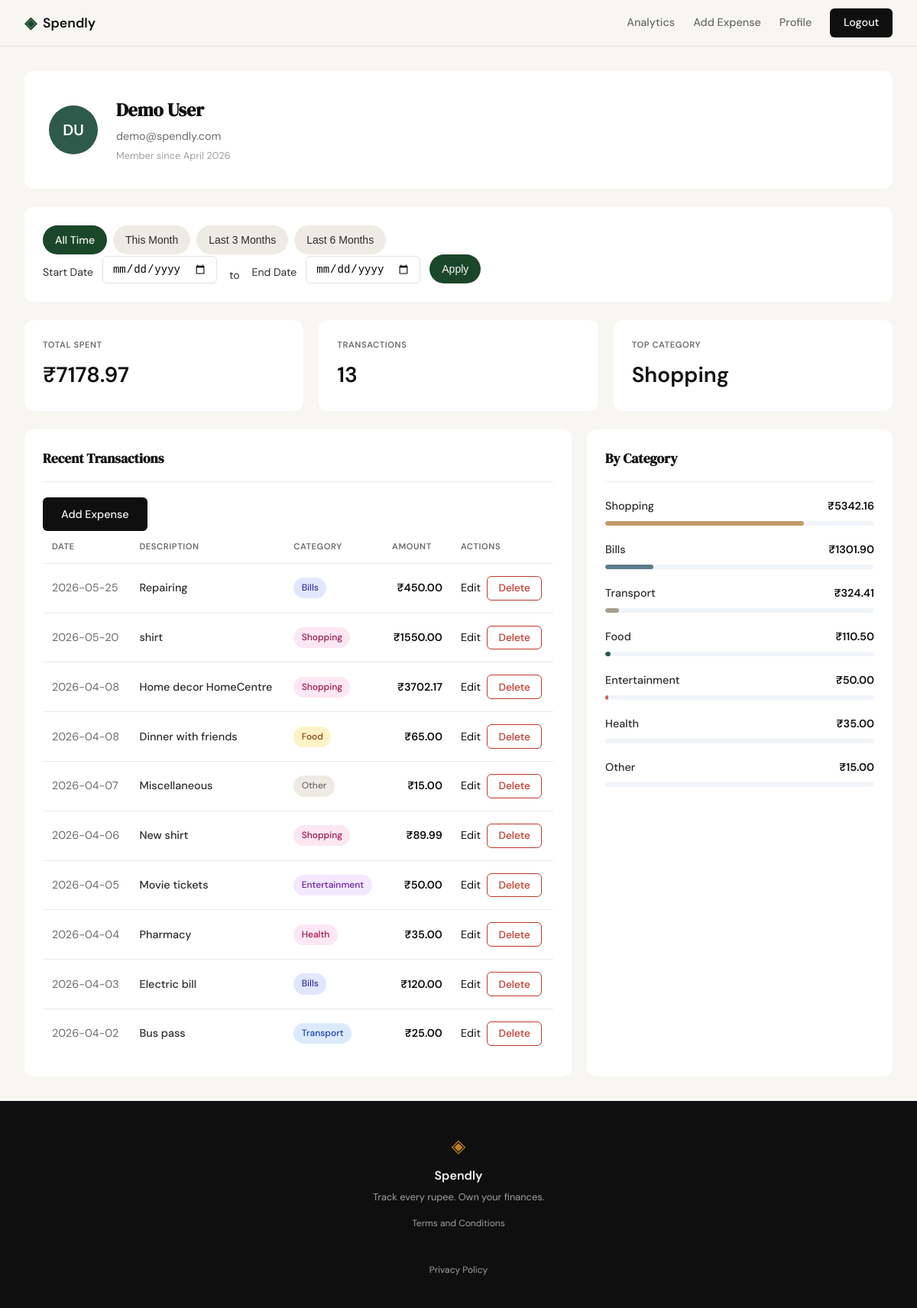
Screenshot of /profile (signed in) with the database file from the repository.
### tables this page shows
CREATE TABLE users (
            id INTEGER PRIMARY KEY AUTOINCREMENT,
            name TEXT NOT NULL,
            email TEXT UNIQUE NOT NULL,
            password_hash TEXT NOT NULL,
            created_at TEXT DEFAULT (datetime('now'))
        );

CREATE TABLE expenses (
            id INTEGER PRIMARY KEY AUTOINCREMENT,
            user_id INTEGER NOT NULL,
            amount REAL NOT NULL,
            category TEXT NOT NULL,
            date TEXT NOT NULL,
            description TEXT,
            created_at TEXT DEFAULT (datetime('now')),
            FOREIGN KEY (user_id) REFERENCES users(id)
        );

### app.py (the view, shortened to what this page needs)
@app.route("/profile")
def profile():
    if not session.get("user_id"):
        return redirect(url_for("login"))
    user_id = session["user_id"]
    start_date = request.args.get('start_date', type=str)
    end_date = request.args.get('end_date', type=str)
    def is_valid_date(date_str):
        if not date_str or date_str == '':
            return True  # Empty string means no filter
    if not is_valid_date(start_date):
        start_date = None
    if not is_valid_date(end_date):
        end_date = None
    if start_date and end_date and start_date > end_date:
        flash("Start date must be before end date.", "error")
        start_date = None
        end_date = None
    user = get_user_by_id(user_id)
    if user is None:
        session.clear()
        return redirect(url_for("login"))
    stats = get_summary_stats(user_id, start_date=start_date, end_date=end_date)
    transactions = get_recent_transactions(user_id, start_date=start_date, end_date=end_date)
    categories = get_category_breakdown(user_id, start_date=start_date, end_date=end_date)
    return render_template("profile.html",
                          user=user, stats=stats,
                          transactions=transactions, categories=categories,
                          start_date=start_date, end_date=end_date)

### database/db.py (called while the page is built)
def get_db():
    conn = sqlite3.connect(DATABASE)
    conn.row_factory = sqlite3.Row
    conn.execute("PRAGMA foreign_keys = ON")
    return conn

### database/queries.py (called while the page is built)
def get_user_by_id(user_id):
    conn = get_db()
    cursor = conn.cursor()
    cursor.execute(
        "SELECT id, name, email, created_at FROM users WHERE id = ?",
        (user_id,)
    )
    user = cursor.fetchone()
    conn.close()
    if user is None:
        return None
    try:
        date_obj = datetime.strptime(user['created_at'], '%Y-%m-%d %H:%M:%S')
        member_since = date_obj.strftime('%B %Y')
    except ValueError:
        member_since = user['created_at'][:7]  # Just YYYY-MM
    return {
        'id': user['id'],
        'name': user['name'],
        'email': user['email'],
        'member_since': member_since,
        'initials': ''.join([part[0].upper() for part in user['name'].split()[:2]]) or 'U'
    }

### templates/profile.html (shortened to what this page needs)
{% extends "base.html" %}
{% block content %}
<div class="profile-page">
    <div class="profile-header-card">
        <div class="profile-avatar">{{ user.initials }}</div>
        <div class="profile-details">
            <h1 class="profile-name">{{ user.name }}</h1>
            <p class="profile-email">{{ user.email }}</p>
            <p class="profile-member">Member since {{ user.member_since }}</p>
        </div>
    </div>
    <div class="date-filter-card">
        <form method="GET" action="{{ url_for('profile') }}" id="date-filter-form">
            <div class="preset-buttons">
                <a href="{{ url_for('profile') }}" class="preset-btn" data-preset="all-time">All Time</a>
                <button type="button" class="preset-btn" data-preset="this-month">This Month</button>
                <button type="button" class="preset-btn" data-preset="last-3-months">Last 3 Months</button>
                <button type="button" class="preset-btn" data-preset="last-6-months">Last 6 Months</button>
            </div>
            <div class="date-inputs">
                <label for="start_date">Start Date</label>
                <input type="date" id="start_date" name="start_date" value="{{ start_date or '' }}">
                <span class="date-separator">to</span>
                <label for="end_date">End Date</label>
                <input type="date" id="end_date" name="end_date" value="{{ end_date or '' }}">
                <button type="submit" class="apply-btn">Apply</button>
            </div>
        </form>
    </div>
    <div class="stats-row">
        <div class="stat-card">
            <span class="stat-label">TOTAL SPENT</span>
            <span class="stat-value">₹{{ "%.2f"|format(stats.total_spent) }}</span>
        </div>
        <div class="stat-card">
            <span class="stat-label">TRANSACTIONS</span>
            <span class="stat-value">{{ stats.transaction_count }}</span>
        </div>
        <div class="stat-card">
            <span class="stat-label">TOP CATEGORY</span>
            <span class="stat-value">{{ stats.top_category }}</span>
        </div>
    </div>
    <div class="profile-bottom">
        <div class="transactions-card">
            <div class="card-header">
                <h2 class="card-title">Recent Transactions</h2>
                <a href="{{ url_for('add_expense') }}" class="btn btn-primary">Add Expense</a>
            </div>
            <table class="transactions-table">
                <thead>
                    <tr>
                        <th>DATE</th>
                        <th>DESCRIPTION</th>
                        <th>CATEGORY</th>
                        <th class="amount-header">AMOUNT</th>
                        <th>Actions</th>
                    </tr>
                </thead>
                <tbody>
                    {% for tx in transactions %}
                    <tr>
                        <td class="date-cell">{{ tx.date }}</td>
                        <td class="desc-cell">{{ tx.description }}</td>
                        <td class="category-cell"><span class="badge badge-{{ tx.category|lower }}">{{ tx.category }}</span></td>
                        <td class="amount-cell">₹{{ "%.2f"|format(tx.amount) }}</td>
                        <td class="actions-cell"><div class="actions-group"><a href="{{ url_for('edit_expense', id=tx.id) }}" class="action-link">Edit</a><form method="POST" action="{{ url_for('delete_expense', id=tx.id) }}" style="display:inline" class="action-form" onsubmit="return confirm('Delete this expense?')"><button type="submit" class="btn btn-delete">Delete</button></form></div></td>
                    </tr>
                    {% endfor %}
                </tbody>
            </table>
        </div>
        <div class="categories-card">
            <h2 class="card-title">By Category</h2>
            <div class="categories-list">
                {% for cat in categories %}
                <div class="category-item">
                    <div class="category-header">
                        <span class="category-name">{{ cat.name }}</span>
                        <span class="category-amount">₹{{ "%.2f"|format(cat.amount) }}</span>
                    </div>
                    <div class="category-bar-bg">
                        <div class="category-bar category-bar-{{ cat.class }}" style="width: {{ cat.pct }}%"></div>
                    </div>
                </div>
                {% endfor %}
            </div>
        </div>
    </div>
</div>
{% endblock %}

### templates/base.html (shortened to what this page needs)
<!DOCTYPE html>
<html lang="en">
<head>
    <link rel="stylesheet" href="{{ url_for('static', filename='css/style.css') }}">
</head>
<body>
    <nav class="navbar">
        <div class="nav-inner">
            <a href="{{ url_for('landing') }}" class="nav-brand">
                <span class="brand-icon">◈</span>
                <span class="brand-name">Spendly</span>
            </a>
            <div class="nav-links">
                {% if session.get('user_id') %}
                    <a href="{{ url_for('analytics') }}" class="{% if request.path == '/analytics' %}active{% endif %}">Analytics</a>
                    <a href="{{ url_for('add_expense') }}">Add Expense</a>
                    <a href="{{ url_for('profile') }}">Profile</a>
                    <a href="{{ url_for('logout') }}" class="nav-cta">Logout</a>
                {% else %}
                    <a href="{{ url_for('login') }}">Sign in</a>
                    <a href="{{ url_for('register') }}" class="nav-cta">Get started</a>
                {% endif %}
            </div>
        </div>
    </nav>
    <main class="main-content">
        {% block content %}{% endblock %}
    </main>
    <footer class="footer">
        <div class="footer-inner">
            <span class="brand-icon">◈</span>
            <span class="footer-name">Spendly</span>
            <p class="footer-copy">Track every rupee. Own your finances.</p>
            <div class="footer-links">
                <a href="/terms">Terms and Conditions</a><br>
                <a href="/privacy">Privacy Policy</a>
            </div>
        </div>
    </footer>
</body>
</html>

### templates/profile.html (style rules this page uses)
.date-filter-card { background: var(--paper-card); border-radius: var(--radius-md); padding: 1.5rem; margin-bottom: 1.5rem; display: flex; flex-wrap: wrap; gap: 1rem; align-items: center; }
.preset-buttons { display: flex; gap: 0.5rem; flex-wrap: wrap; }
.preset-btn { background: var(--border-soft); color: var(--ink-soft); border: none; padding: 0.5rem 1rem; border-radius: 50px; font-size: 0.875rem; font-weight: 500; cursor: pointer; transition: all 0.2s; white-space: nowrap; }
.preset-btn.active { background: var(--accent); color: var(--paper); }
.date-inputs { display: flex; flex-wrap: wrap; gap: 0.75rem; align-items: end; }
.date-inputs label { font-size: 0.875rem; color: var(--ink-soft); margin-bottom: 0.25rem; }
.date-inputs input[type="date"] { padding: 0.5rem 0.75rem; border: 1px solid var(--border); border-radius: var(--radius-sm); font-size: 0.875rem; width: 150px; }
.date-separator { font-size: 0.875rem; color: var(--ink-soft); margin: 0 0.25rem; }
.apply-btn { background: var(--accent); color: var(--paper); border: none; padding: 0.5rem 1rem; border-radius: 50px; font-size: 0.875rem; font-weight: 500; cursor: pointer; transition: background 0.2s; height: 38px; display: flex; align-items: center; }

### rows the page displays
users: name "Demo User", email "demo@spendly.com"
expenses: date "2026-05-25", description "Repairing", category "Bills", amount "450.00"
expenses: date "2026-05-20", description "shirt", category "Shopping", amount "1550.00"
expenses: date "2026-04-08", description "Home decor HomeCentre", category "Shopping", amount "3702.17"
expenses: date "2026-04-08", description "Dinner with friends", category "Food", amount "65.00"
expenses: date "2026-04-07", description "Miscellaneous", category "Other", amount "15.00", name "Other"
expenses: date "2026-04-06", description "New shirt", category "Shopping", amount "89.99"
expenses: date "2026-04-05", description "Movie tickets", category "Entertainment", amount "50.00", name "Entertainment", {{ cat.pct }} 1 (drawn)
expenses: date "2026-04-04", description "Pharmacy", category "Health", amount "35.00", name "Health"
expenses: date "2026-04-03", description "Electric bill", category "Bills", amount "120.00"
expenses: date "2026-04-02", description "Bus pass", category "Transport", amount "25.00"

### other values shown
{{ user.initials }} "DU"
{{ user.member_since }} "April 2026"
{{ "%.2f"|format(stats.total_spent) }} "7178.97"
{{ stats.transaction_count }} "13"
{{ stats.top_category }} "Shopping"
{{ cat.name }} "Shopping" "Bills" "Transport" "Food"
{{ "%.2f"|format(cat.amount) }} "5342.16" "1301.90" "324.41" "110.50"
